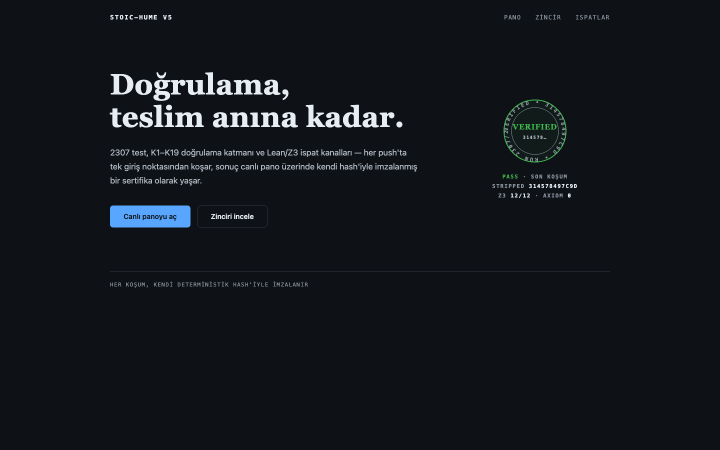
#> input picture _calisma/landing/refs/comp-1-hero.png, 1440 x 900 px (shown at 1/2 size); its folder holds 4 pictures in this run
$ python analyze_refs.py
#> lines starting #> are read from the running program, lines starting #| are printed output that depends on the picture
#!/usr/bin/env python3
"""analyze_refs.py — image-to-code derin analiz kanalı (ekran-görüntüleyici
kompozitörü arızalı olduğundan ölçümle ikame edilir).

İki katman:
  A) PIL: her PNG için boyut, luminans, baskın renkler (kuantize), boşluk
     oranı, accent/ok mürekkep piksel sayısı (renk çıkarımı kanıtı).
  B) Playwright: her comp'un render DOM'undan tip/spacing/bileşen metrikleri
     (h1 satır sayısı, buton kutusu, bölüm boşlukları) — kontrast hesaplarıyla.
"""
import json
import pathlib
from collections import Counter

from PIL import Image

D = pathlib.Path(__file__).parent
COMPS = ["comp-1-hero", "comp-2-chain", "comp-3-proof", "comp-4-cta"]


def near(px, hexcolor, tol=28):
    r, g, b = int(hexcolor[1:3], 16), int(hexcolor[3:5], 16), int(hexcolor[5:7], 16)
    return abs(px[0] - r) <= tol and abs(px[1] - g) <= tol and abs(px[2] - b) <= tol


def analyze_png(path):
    im = Image.open(path).convert("RGB")
#> im is the input picture: PIL image 1440x900 RGB; mean R, G, B 18.6, 22.3, 27.6
    w, h = im.size
#> w = 1440; h = 900
    px = im.load()
    step = 4  # örnekleme
    samples = []
    for y in range(0, h, step):
        for x in range(0, w, step):
            samples.append(px[x, y])
#> after the loop, samples = 81000 items
    n = len(samples)
#> n = 81000
    lum = sum(0.2126 * r + 0.7152 * g + 0.0722 * b for r, g, b in samples) / n
#> lum = 21.77
    q = im.quantize(colors=8).convert("RGB")
    counts = Counter()
    qp = q.load()
    for y in range(0, h, 8):
        for x in range(0, w, 8):
            counts[qp[x, y]] += 1
    dominant = [
        {"hex": "#%02x%02x%02x" % c, "pct": round(v / sum(counts.values()) * 100, 1)}
        for c, v in counts.most_common(5)
    ]
    ink = sum(1 for r, g, b in samples if (r + g + b) / 3 > 90) / n
#> ink = 0.0277
    accent = sum(1 for p in samples if near(p, "#58a6ff")) / n
#> accent = 0.005
    ok_green = sum(1 for p in samples if near(p, "#3fb950")) / n
#> ok_green = 0.000815
    return {
        "file": path.name, "size": f"{w}x{h}", "mean_lum": round(lum, 1),
        "ink_ratio": round(ink, 3), "accent_px_pct": round(accent * 100, 2),
        "ok_px_pct": round(ok_green * 100, 2), "dominant": dominant,
    }


CONTRAST_PAIRS = [
    ("h1", "--fg"), ("sub", "--fg-dimmed"), ("btn-primary", "--on-accent"),
    ("eyebrow", "--muted"),
]


def dom_metrics():
    from playwright.sync_api import sync_playwright
    out = []
    with sync_playwright() as p:
        browser = p.chromium.launch()
        page = browser.new_page(viewport={"width": 1440, "height": 900})
        for name in COMPS:
            page.goto(f"file://{D}/{name}.html")
            page.wait_for_load_state("networkidle")
            m = page.evaluate("""() => {
              const r = el => { const b = el.getBoundingClientRect();
                return {x: Math.round(b.x), y: Math.round(b.y), w: Math.round(b.width), h: Math.round(b.height)}; };
              const cs = el => getComputedStyle(el);
              const res = {file: location.pathname.split('/').pop()};
              const h1 = document.querySelector('h1');
              if (h1) {
                const s = cs(h1);
                res.h1 = {font: s.fontFamily.split(',')[0], size: s.fontSize,
                          weight: s.fontWeight, lines: Math.round(h1.getBoundingClientRect().height / parseFloat(s.lineHeight) || h1.getBoundingClientRect().height / parseFloat(s.fontSize) * 1)};
                const lh = parseFloat(s.lineHeight) || parseFloat(s.fontSize) * 1.2;
                res.h1.lines = Math.round(h1.getBoundingClientRect().height / lh);
              }
              const sub = document.querySelector('.sub, .lede');
              if (sub) { const s = cs(sub); res.sub = {size: s.fontSize, lh: s.lineHeight,
                          color: s.color, maxW: Math.round(sub.getBoundingClientRect().width)}; }
              const btn = document.querySelector('.btn-primary');
              if (btn) { const s = cs(btn); res.btn = {bg: s.backgroundColor, color: s.color,
                          radius: s.borderRadius, pad: s.padding, box: r(btn)}; }
              const gap = el => el ? cs(el).paddingTop + '/' + cs(el).paddingBottom : null;
              const band = document.querySelector('.hero, .band');
              res.sectionPad = band ? gap(band) : null;
              res.bodyBg = cs(document.body).backgroundColor;
              const eyebrow = document.querySelector('.eyebrow, .mark');
              res.eyebrow = eyebrow ? {size: cs(eyebrow).fontSize, ls: cs(eyebrow).letterSpacing,
                                       color: cs(eyebrow).color} : null;
              const stages = document.querySelectorAll('.stage').length;
              const plates = document.querySelectorAll('.plate').length;
              res.counts = {stages, plates};
              return res;
            }""")
            out.append(m)
        browser.close()
    return out


def lum_of(css_rgb):
    if css_rgb.startswith("rgba"):
        parts = [float(x) for x in css_rgb[5:-1].split(",")]
    else:
        parts = [float(x) for x in css_rgb[4:-1].split(",")]
    def chan(c):
        c = c / 255
        return c / 12.92 if c <= 0.04045 else ((c + 0.055) / 1.055) ** 2.4
    r, g, b = (chan(parts[i]) for i in range(3))
    return 0.2126 * r + 0.7152 * g + 0.0722 * b


def contrast(fg, bg):
    l1, l2 = sorted((lum_of(fg), lum_of(bg)), reverse=True)
    return round((l1 + 0.05) / (l2 + 0.05), 2)


if __name__ == "__main__":
    report = {"pixels": [analyze_png(D / f"{c}.png") for c in COMPS]}
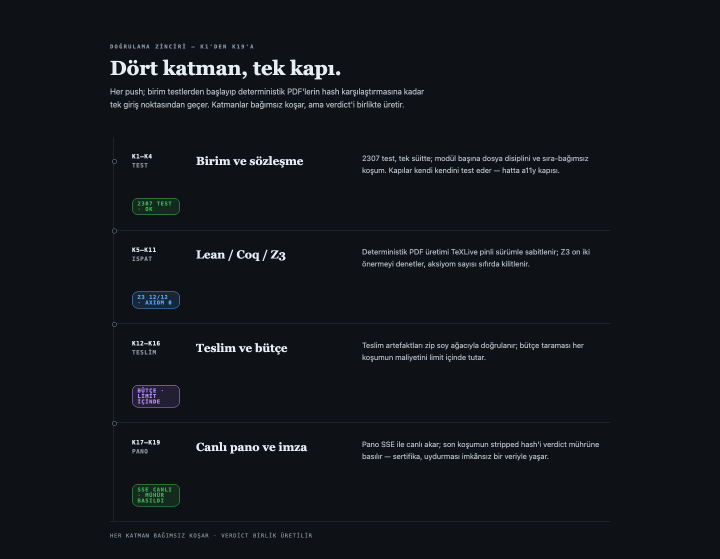
#> input picture _calisma/landing/refs/comp-2-chain.png, 1440 x 1117 px (shown at 1/2 size)
#> in analyze_png, im is the input picture: PIL image 1440x1117 RGB; mean R, G, B 18, 21.2, 26.3
#> after the loop in analyze_png (call 2), `for y in range(0, h, step):`: samples = 100800 items
#> in analyze_png (call 2), `n = len(samples)`: n = 100800
#> in analyze_png (call 2), `lum = sum(0.2126 * r + 0.7152 * g + 0.0722 * b for r, g, b in samples)..`: lum = 20.97
#> in analyze_png (call 2), `ink = sum(1 for r, g, b in samples if (r + g + b) / 3 > 90) / n`: ink = 0.0234
#> in analyze_png (call 2), `accent = sum(1 for p in samples if near(p, "#58a6ff")) / n`: accent = 0.000337
#> in analyze_png (call 2), `ok_green = sum(1 for p in samples if near(p, "#3fb950")) / n`: ok_green = 0.00102
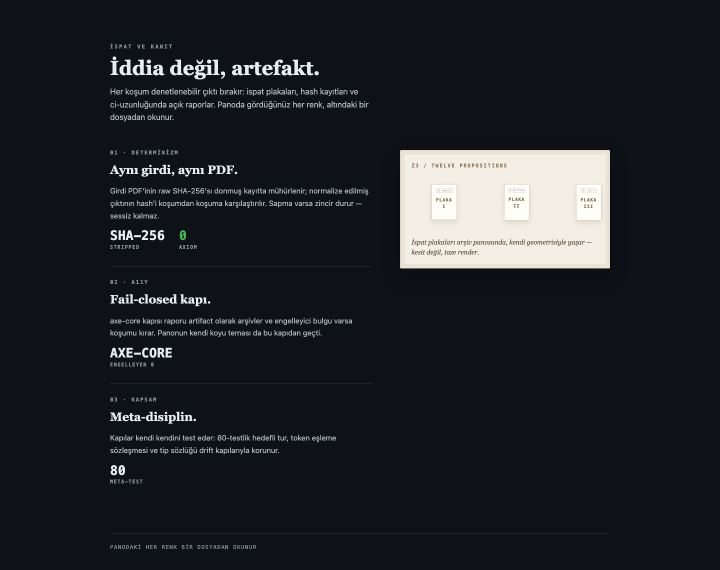
#> input picture _calisma/landing/refs/comp-3-proof.png, 1440 x 1140 px (shown at 1/2 size)
#> in analyze_png, im is the input picture: PIL image 1440x1140 RGB; mean R, G, B 31.2, 33.8, 37.9
#> after the loop in analyze_png (call 3), `for y in range(0, h, step):`: samples = 102600 items
#> in analyze_png (call 3), `n = len(samples)`: n = 102600
#> in analyze_png (call 3), `lum = sum(0.2126 * r + 0.7152 * g + 0.0722 * b for r, g, b in samples)..`: lum = 33.67
#> in analyze_png (call 3), `ink = sum(1 for r, g, b in samples if (r + g + b) / 3 > 90) / n`: ink = 0.0818
#> in analyze_png (call 3), `accent = sum(1 for p in samples if near(p, "#58a6ff")) / n`: accent = 0
#> in analyze_png (call 3), `ok_green = sum(1 for p in samples if near(p, "#3fb950")) / n`: ok_green = 7.8e-05
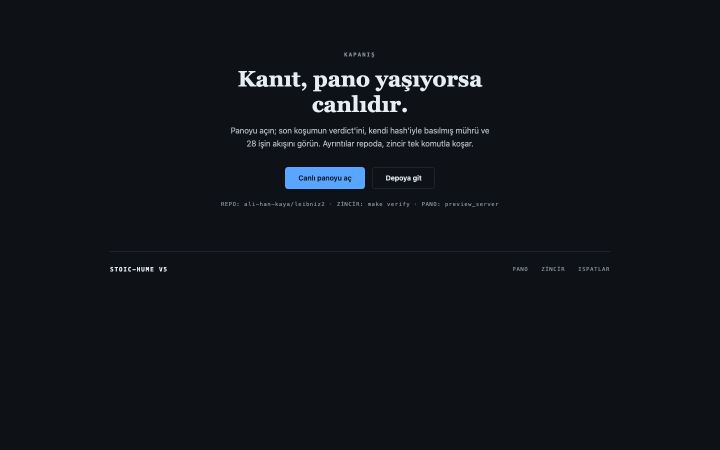
#> input picture _calisma/landing/refs/comp-4-cta.png, 1440 x 900 px (shown at 1/2 size)
#> in analyze_png, im is the input picture: PIL image 1440x900 RGB; mean R, G, B 16.8, 20.2, 25.6
#> after the loop in analyze_png (call 4), `for y in range(0, h, step):`: samples = 81000 items
#> in analyze_png (call 4), `n = len(samples)`: n = 81000
#> in analyze_png (call 4), `lum = sum(0.2126 * r + 0.7152 * g + 0.0722 * b for r, g, b in samples)..`: lum = 19.88
#> in analyze_png (call 4), `ink = sum(1 for r, g, b in samples if (r + g + b) / 3 > 90) / n`: ink = 0.0181
#> in analyze_png (call 4), `accent = sum(1 for p in samples if near(p, "#58a6ff")) / n`: accent = 0.00491
#> in analyze_png (call 4), `ok_green = sum(1 for p in samples if near(p, "#3fb950")) / n`: ok_green = 0
#> (the run stopped early here; a loop or call above may not have finished)
